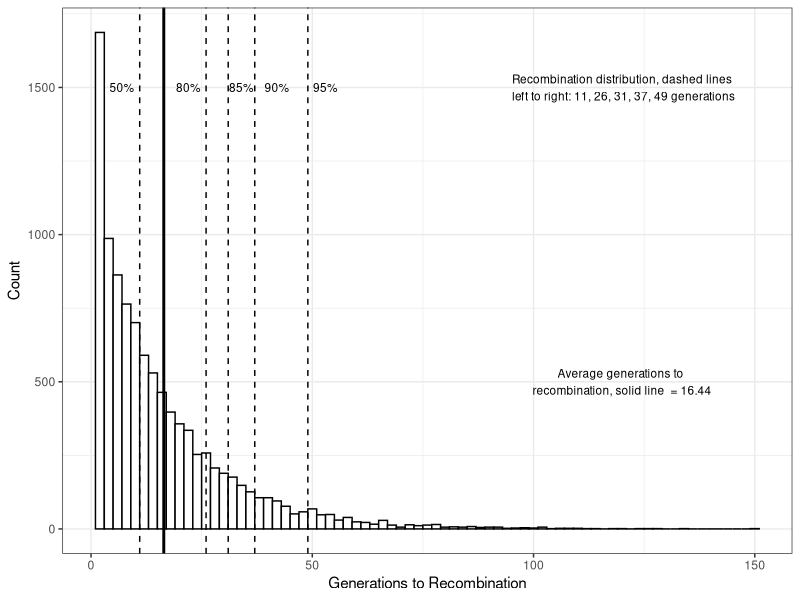
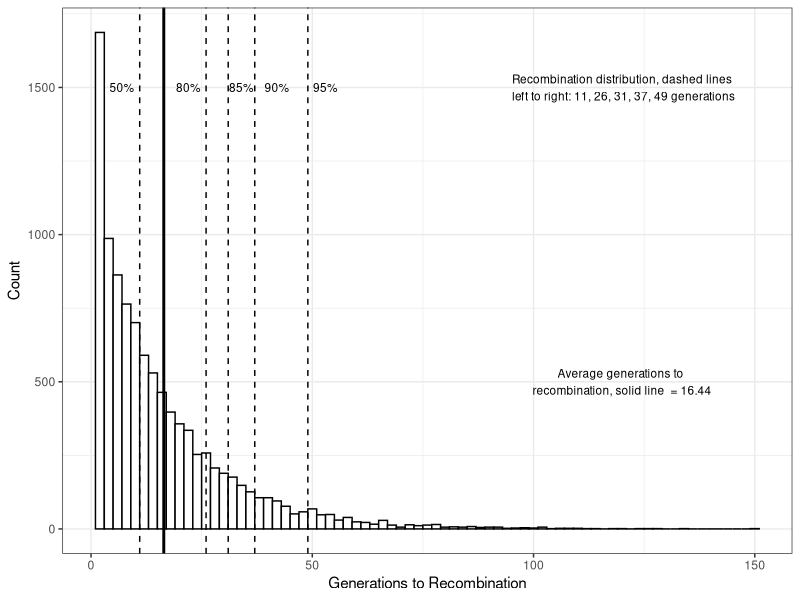

These charts were generated, in order, by the following R code: (Note: a time limit stopped this script after it produced the figures.)
# Mon Mar 20 08:46:13 2017 ------------------------------
# code to generate figures 2 & 3 for Genetic Genealogy: Autosomal DNA Part 3
# by James Sims
# Acorns to Oaks 38(2), 2017 manuscript in preparation

# set local directory to one linked to GitHub account
setwd("~/git/acorns2oaks-38-2-2017-figs")

# load plotting and data manipulation libraries  
library(ggplot2)
library(dplyr)

# the simulation function
getSimulationList <- function(){
        # takes integer values of cMs as integer variable or vector of integers
        # in the parent frame
        # set.seed for reproducible results
        set.seed(76107)
        for(j in 1:length(cMs)){
                # paramater set up:
                zeros <- rep.int(0,100-cMs[j])
                ones <- rep.int(1,cMs[j])
                choices <- c(zeros,ones)
                rchoices <- sample(choices)
                howmanyTimes <- 10000
                results <- c(0)
                results <- as.data.frame(results)
                results$val <- c(0)
                #Simulation of Recombination events:
                for(i in (1:howmanyTimes)){
                        counter <- 0
                        thisPick <- 0
                        while(thisPick < 1){
                                counter <- counter + 1
                                thisPick <- sample(rchoices,1, replace = TRUE)
                                if(thisPick == 1){
                                        thisData <- c(i,counter) 
                                        results <- rbind(results, thisData)     
                                }
                        }
                }
                # remove top row that is not part of results
                results <- results[2:nrow(results),] 
                # push the datafame to the variable in the parent enviornment
                resultsList[[j]] <<- as.data.frame(results)  
        }
}

##----------------- Figure 2 Simulation of 10,000 recombination events  
##----------------- each with a cM value of 6
cMs <- c(6)
# create an empty list to hold simulation results
resultsList <- list()

# call the simulation function; values in the parent environment provide
# necessary variable names and values, namely cMs and resultsList
getSimulationList()

# convert to data frame for ease of use in ggplot
aSim <- as.data.frame(resultsList[1])

# sort the simulation distribution by number of generations to recombination
# slice the sorted simulation distribution at various genealogical time depths
# use this information for dashed lines and labels
aSimSored <- arrange(aSim,val)
ninetyfive <- aSimSored$val[as.integer(nrow(aSimSored) * .95)]
ninety <- aSimSored$val[as.integer(nrow(aSimSored) * .90)]
eightyfive <- aSimSored$val[as.integer(nrow(aSimSored) * .85)]
eighty <- aSimSored$val[as.integer(nrow(aSimSored) * .80)]
fifty <- aSimSored$val[as.integer(nrow(aSimSored) * .50)]
dashedlinelabels <- paste("Recombination distribution, dashed lines\n left to right: ",fifty,", ",
                          eighty,", ",eightyfive,", ",
                          ninety,", ",ninetyfive," generations",sep="")
solidlinelabels <- paste ("Average generations to \nrecombination, solid line  = ",
                          round(mean(aSim$val),2), sep="")
# set the width of bins in the historgram
chosenBinWidth <- 2

# plot data with labels
ggplot(data = aSim, aes(aSim$val)) +
        geom_histogram(binwidth=chosenBinWidth,
                       colour = "#000000", fill= "#FFFFFF") +
        scale_x_continuous(name="Generations to Recombination") +
        scale_y_continuous(name="Count") +
        theme_bw() +
        geom_vline(xintercept = ninetyfive, size = .5, colour = "#000000",
                   linetype = "dashed") +
        geom_vline(xintercept = ninety, size = .5, colour = "#000000",
                   linetype = "dashed") +
        geom_vline(xintercept = eightyfive, size = .5, colour = "#000000",
                   linetype = "dashed") +
        geom_vline(xintercept = eighty, size = .5, colour = "#000000",
                   linetype = "dashed") +
        geom_vline(xintercept = fifty, size = .5, colour = "#000000",
                   linetype = "dashed") +
        geom_vline(xintercept = mean(aSim$val), size = 1, colour = "#000000",
                   linetype = "solid") +
        annotate("text", label = dashedlinelabels, 
                 x = 120, y = 1500, color = "black", size = 3) +
        annotate("text", label = solidlinelabels, 
                 x = 120, y = 500, color = "black", size = 3) +
        annotate("text", label = "50%", 
         x = 7, y = 1500, color = "black", size = 3) + 
        annotate("text", label = "80%", 
                 x = 22, y = 1500, color = "black", size = 3) +
        annotate("text", label = "85%", 
                 x = 34, y = 1500, color = "black", size = 3) +
        annotate("text", label = "90%", 
         x = 42, y = 1500, color = "black", size = 3) +
        annotate("text", label = "95%", 
                 x = 53, y = 1500, color = "black", size = 3) 
ggsave("figure_2.png")


##----------------- Figure 3 Simulation of 10,000 recombination events for each
##----------------- different segment cM value at various genealogical time
##----------------- depths

# set the cMs values of the DNA fragment to values of interest; integers only!
cMs <- c(1,2,3,4,5,6,7,8,9,10,11,12,13,14,15,16,17,18,19,20,25,30,35)

# create an empty list to hold a results list
resultsList <- list()

# run simulations; cMs values are from parent frame set above
getSimulationList()

# Set timedepth in generations to desired values; 
# max. is 6 for autoselection of plotting symbols
genealogicalTimeDepth <- c(8,10,15,20,30,50)

#Set up dataframe to contain depth, fraglenght and survival
curves <- as.data.frame(x = 0)
colnames(curves) <- "depth"
curves$fraglength <- 0
curves$percentsurvival <- 0

# populate curves datafame
for(k in 1:length(genealogicalTimeDepth)){
        for(m in 1:length(cMs)){
                depth <- genealogicalTimeDepth[k]
                frag <- cMs[m]
                intact <- round((nrow(filter(resultsList[[m]], val > genealogicalTimeDepth[k]))/nrow(resultsList[[m]]))*100,1)
                curves <- rbind(curves,c(depth, frag,intact))
        }
}
curves <- curves[2:nrow(curves),]  # delete first row, an artifact of coding

# plot results
ggplot(curves,aes(x=fraglength,y=percentsurvival, shape=factor(depth))) +
        theme_bw() +
        geom_hline(yintercept = 5, 
                   size = .5, 
                   colour = "black",
                   linetype = "dashed") +
        geom_hline(yintercept = 10, 
                   size = .5, 
                   colour = "black",
                   linetype = "dashed") +
        geom_hline(yintercept = 15, 
                   size = .5, 
                   colour = "black",
                   linetype = "dashed") +
        geom_hline(yintercept = 20, 
                   size = .5, 
                   colour = "black",
                   linetype = "dashed") +
        geom_point() + geom_line() + 
        scale_shape_discrete(name="Time\nDepth in\nGenerations") +
        labs(x="Segment cM Value",y="Percent Survival") +
        annotate("text", label = "Recombination distribution,\n dashed lines:", 
                 x = 25, y = 40, color = "black", size = 3) +
        annotate("text", label = "80%", 
                 x = 33, y = 22, color = "black", size = 3) +
        annotate("text", label = "85%", 
                 x = 33, y = 17, color = "black", size = 3) +
        annotate("text", label = "90%", 
                 x = 33, y = 12, color = "black", size = 3)  +
        annotate("text", label = "95%", 
                 x = 33, y = 7, color = "black", size = 3) +
        annotate("text", label = "100%", 
                 x = 33, y = 1, color = "black", size = 3)  
ggsave("figure_3.png")
        



        
